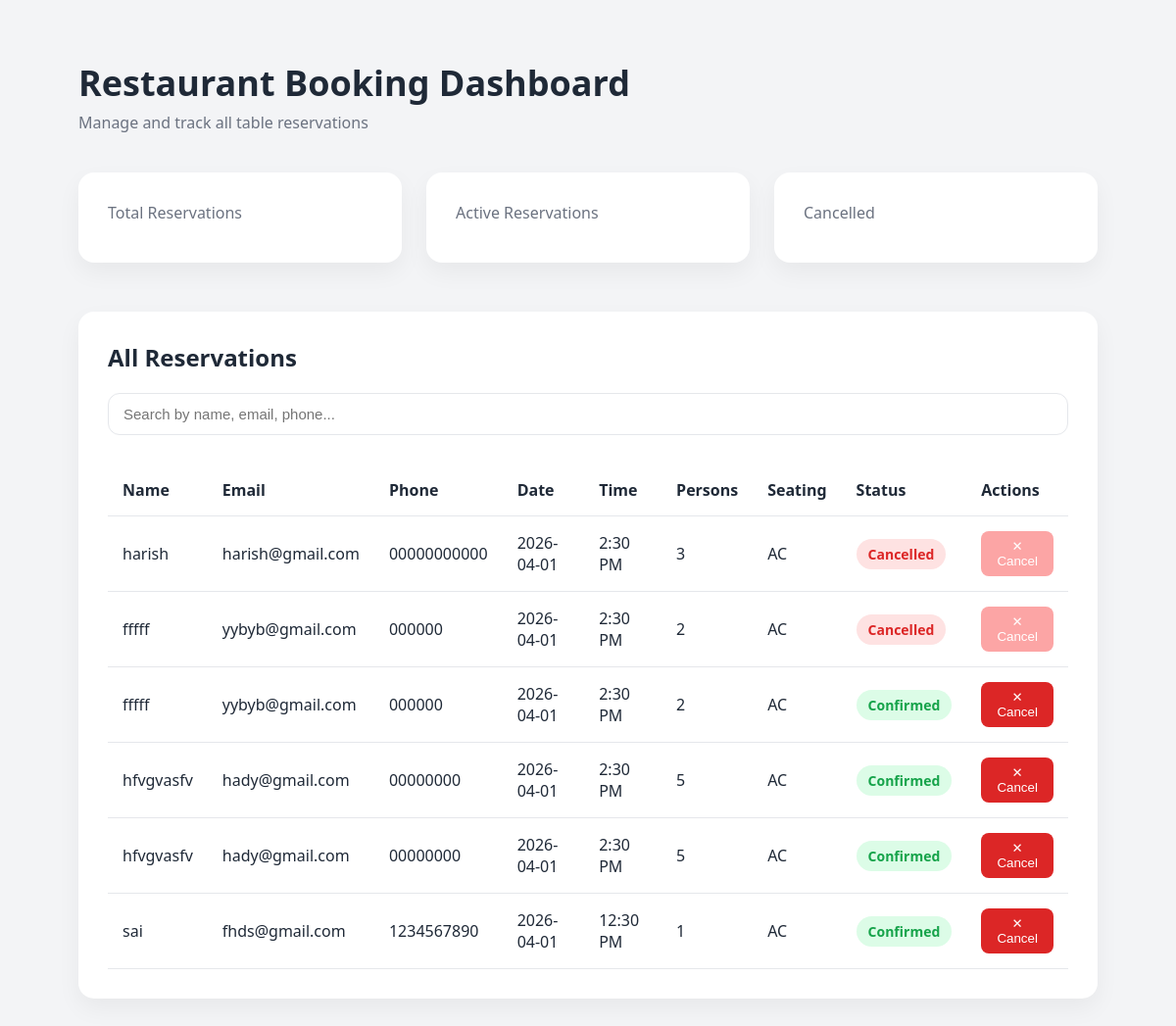
The page /admin-dashboard (signed in) on the database its author committed.
### tables this page shows
CREATE TABLE bookings (
        id INTEGER PRIMARY KEY AUTOINCREMENT,
        booking_id TEXT NOT NULL,
        name TEXT NOT NULL,
        email TEXT NOT NULL,
        phone TEXT NOT NULL,
        branch TEXT NOT NULL,
        date TEXT NOT NULL,
        time TEXT NOT NULL,
        seating_type TEXT NOT NULL,
        guests INTEGER NOT NULL,
        status TEXT DEFAULT 'Confirmed'
    );

### app.py (the view)
@app.route('/admin-dashboard')
def admin_dashboard():
    if 'admin' not in session:
        return redirect(url_for('admin_login'))
    conn = get_connection()
    bookings = conn.execute("SELECT * FROM bookings").fetchall()
    conn.close()
    return render_template("admin/admin_dashboard.html", bookings=bookings)

### app.py (called while the page is built)
def get_connection():
    conn = sqlite3.connect(DATABASE)
    conn.row_factory = sqlite3.Row
    return conn

### templates/admin/admin_dashboard.html (shortened to what this page needs)
{% extends "base.html" %}
{% block extra_css %}
<link rel="stylesheet"
      href="{{ url_for('static', filename='css/admin_dashboard.css') }}">
{% endblock %}
{% block content %}
<div class="dashboard-container">
  <div class="dashboard-header">
    <h1>Restaurant Booking Dashboard</h1>
    <p>Manage and track all table reservations</p>
  </div>
  <div class="stats-grid">
    <div class="stat-card">
      <p>Total Reservations</p>
    </div>
    <div class="stat-card">
      <p>Active Reservations</p>
    </div>
    <div class="stat-card">
      <p>Cancelled</p>
    </div>
  </div>
  <div class="table-section">
    <h2>All Reservations</h2>
    <input type="text"
           id="searchInput"
           placeholder="Search by name, email, phone..."
           class="search-input">
    <table class="booking-table">
      <thead>
        <tr>
          <th>Name</th>
          <th>Email</th>
          <th>Phone</th>
          <th>Date</th>
          <th>Time</th>
          <th>Persons</th>
          <th>Seating</th>
          <th>Status</th>
          <th>Actions</th>
        </tr>
      </thead>
      <tbody id="bookingTable">
        {% for booking in bookings %}
        <tr>
          <td>{{ booking.name }}</td>
          <td>{{ booking.email }}</td>
          <td>{{ booking.phone }}</td>
          <td>{{ booking.date }}</td>
          <td>{{ booking.time }}</td>
          <td>{{ booking.guests }}</td>
          <td>{{ booking.seating_type }}</td>
          <td>
            {% if booking.status == "Cancelled" %}
              <span class="status cancelled">Cancelled</span>
            {% else %}
              <span class="status reserved">Confirmed</span>
            {% endif %}
          </td>
          <td>
            {% if booking.status != "Cancelled" %}
              <button class="cancel-btn"
                      onclick="openModal('{{ booking.booking_id }}')">
                ✕ Cancel
              </button>
            {% else %}
              <button class="cancel-btn disabled" disabled>
                ✕ Cancel
              </button>
            {% endif %}
          </td>
        </tr>
        {% endfor %}
      </tbody>
    </table>
  </div>
</div>
{% endblock %}

### templates/base.html (shortened to what this page needs)
<!doctype html>
<html lang="en">
  <head>
    <link
      rel="stylesheet"
      href="{{ url_for('static', filename='css/base.css') }}"
    />
    {% block extra_css %}{% endblock %}
  </head>
  <body>
    <main>{% block content %}{% endblock %}</main>
  </body>
</html>

### static/css/base.css (style rules this page uses)
* { margin: 0; padding: 0; box-sizing: border-box; }
html { scroll-behavior: smooth; }
body { font-family: 'Segoe UI', sans-serif; background-color: #ffffff; color: #1f2937; min-height: 100vh; display: flex; flex-direction: column; }
main { flex: 1; }

### static/css/admin_dashboard.css (style rules this page uses)
body { background: #f3f4f6; font-family: 'Segoe UI', sans-serif; }
.dashboard-container { padding: 60px 80px; }
.dashboard-header h1 { font-size: 36px; margin-bottom: 5px; }
.dashboard-header p { color: #6b7280; margin-bottom: 40px; }
.stats-grid { display: grid; grid-template-columns: repeat(3, 1fr); gap: 25px; margin-bottom: 50px; }
.stat-card { background: white; padding: 30px; border-radius: 16px; box-shadow: 0 10px 25px rgba(0, 0, 0, 0.05); }
.stat-card p { color: #6b7280; margin-bottom: 10px; }
.table-section { background: white; padding: 30px; border-radius: 16px; box-shadow: 0 10px 25px rgba(0, 0, 0, 0.05); }
.search-input { width: 100%; padding: 12px 15px; margin: 20px 0 30px 0; border-radius: 12px; border: 1px solid #e5e7eb; font-size: 15px; }
.booking-table { width: 100%; border-collapse: collapse; }
.booking-table th, .booking-table td { padding: 15px; text-align: left; border-bottom: 1px solid #e5e7eb; }
.status { padding: 6px 12px; border-radius: 20px; font-size: 14px; font-weight: 600; }
.status.reserved { background: #dcfce7; color: #16a34a; }
.status.cancelled { background: #fee2e2; color: #dc2626; }
.cancel-btn { padding: 8px 14px; border-radius: 8px; border: none; background: #dc2626; color: white; cursor: pointer; }
.cancel-btn.disabled { background: #fca5a5; cursor: not-allowed; }

### rows shown on the page
bookings: name "harish", email "harish@gmail.com", phone "00000000000", date "2026-04-01", time "2:30 PM", guests "3", seating_type "AC", status "Cancelled"
bookings: name "fffff", email "yybyb@gmail.com", phone "000000", date "2026-04-01", time "2:30 PM", guests "2", seating_type "AC", status "Cancelled"
bookings: name "fffff", email "yybyb@gmail.com", phone "000000", date "2026-04-01", time "2:30 PM", guests "2", seating_type "AC", status "Confirmed"
bookings: name "hfvgvasfv", email "hady@gmail.com", phone "00000000", date "2026-04-01", time "2:30 PM", guests "5", seating_type "AC", status "Confirmed"
bookings: name "hfvgvasfv", email "hady@gmail.com", phone "00000000", date "2026-04-01", time "2:30 PM", guests "5", seating_type "AC", status "Confirmed"
bookings: name "sai", email "fhds@gmail.com", phone "1234567890", date "2026-04-01", time "12:30 PM", guests "1", seating_type "AC", status "Confirmed"
